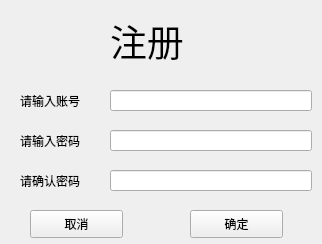
<?xml version="1.0" encoding="UTF-8"?>
<ui version="4.0">
 <class>teacherRrgeistered</class>
 <widget class="QWidget" name="teacherRrgeistered">
  <property name="geometry">
   <rect>
    <x>0</x>
    <y>0</y>
    <width>322</width>
    <height>244</height>
   </rect>
  </property>
  <property name="windowTitle">
   <string>teacherRrgeistered</string>
  </property>
  <widget class="QLabel" name="label_2">
   <property name="geometry">
    <rect>
     <x>20</x>
     <y>90</y>
     <width>81</width>
     <height>21</height>
    </rect>
   </property>
   <property name="text">
    <string>请输入账号</string>
   </property>
  </widget>
  <widget class="QLabel" name="label">
   <property name="geometry">
    <rect>
     <x>110</x>
     <y>10</y>
     <width>181</width>
     <height>61</height>
    </rect>
   </property>
   <property name="font">
    <font>
     <family>Agency FB</family>
     <pointsize>28</pointsize>
    </font>
   </property>
   <property name="layoutDirection">
    <enum>Qt::LeftToRight</enum>
   </property>
   <property name="text">
    <string>注册</string>
   </property>
  </widget>
  <widget class="QLineEdit" name="lineEdit_2">
   <property name="geometry">
    <rect>
     <x>110</x>
     <y>130</y>
     <width>202</width>
     <height>21</height>
    </rect>
   </property>
  </widget>
  <widget class="QLineEdit" name="lineEdit">
   <property name="geometry">
    <rect>
     <x>110</x>
     <y>90</y>
     <width>202</width>
     <height>21</height>
    </rect>
   </property>
  </widget>
  <widget class="QLabel" name="label_3">
   <property name="geometry">
    <rect>
     <x>20</x>
     <y>130</y>
     <width>81</width>
     <height>21</height>
    </rect>
   </property>
   <property name="text">
    <string>请输入密码</string>
   </property>
  </widget>
  <widget class="QLineEdit" name="lineEdit_3">
   <property name="geometry">
    <rect>
     <x>110</x>
     <y>170</y>
     <width>202</width>
     <height>21</height>
    </rect>
   </property>
  </widget>
  <widget class="QLabel" name="label_4">
   <property name="geometry">
    <rect>
     <x>20</x>
     <y>170</y>
     <width>81</width>
     <height>21</height>
    </rect>
   </property>
   <property name="text">
    <string>请确认密码</string>
   </property>
  </widget>
  <widget class="QPushButton" name="pushButton">
   <property name="geometry">
    <rect>
     <x>30</x>
     <y>210</y>
     <width>93</width>
     <height>28</height>
    </rect>
   </property>
   <property name="text">
    <string>取消</string>
   </property>
  </widget>
  <widget class="QPushButton" name="pushButton_2">
   <property name="geometry">
    <rect>
     <x>190</x>
     <y>210</y>
     <width>93</width>
     <height>28</height>
    </rect>
   </property>
   <property name="text">
    <string>确定</string>
   </property>
  </widget>
 </widget>
 <layoutdefault spacing="6" margin="11"/>
 <resources/>
 <connections/>
</ui>
